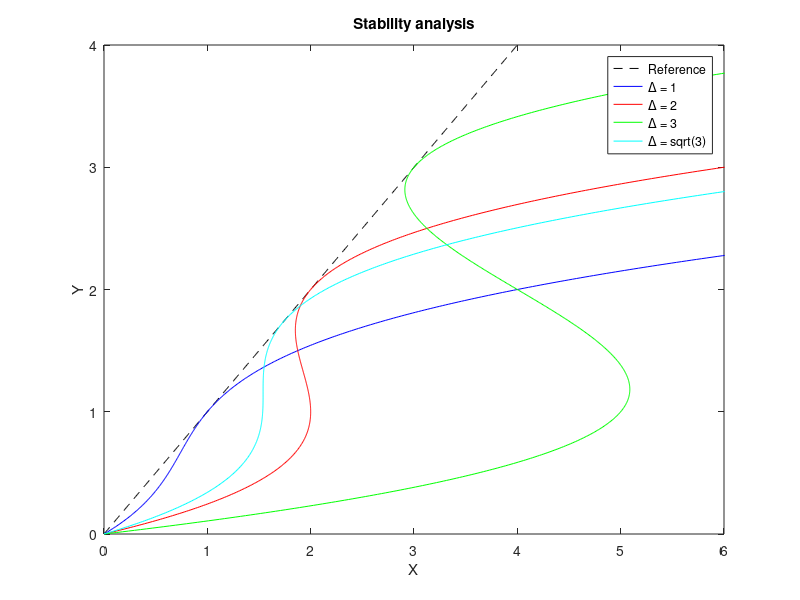

Write MATLAB code to recreate this figure.
clear all;
close all;

%% Input parameters
delta1 = 1;
delta2 = 2;
delta3 = 3;
delta4 = sqrt(3);
%% Calculate
Y = linspace(0, 6, 1000);
%
Xref = Y;
% Delta root
X1 = Y.^3 - 2*delta1*Y.^2 + (delta1^2 +1)*Y;
X2 = Y.^3 - 2*delta2*Y.^2 + (delta2^2 +1)*Y;
X3 = Y.^3 - 2*delta3*Y.^2 + (delta3^2 +1)*Y;
X4 = Y.^3 - 2*delta4*Y.^2 + (delta4^2 +1)*Y;

%% Plot 
figure; hold on; box on;
plot(Xref, Y, '--k');
plot(X1, Y, '-b');
plot(X2, Y, '-r');
plot(X3, Y, '-g');
plot(X4, Y, '-c');
axis([0 6 0 4]);
xlabel('X');
ylabel('Y');
title('Stability analysis');
legend('Reference', '\Delta = 1', '\Delta = 2', '\Delta = 3', '\Delta = sqrt(3)');
%% Discretization
